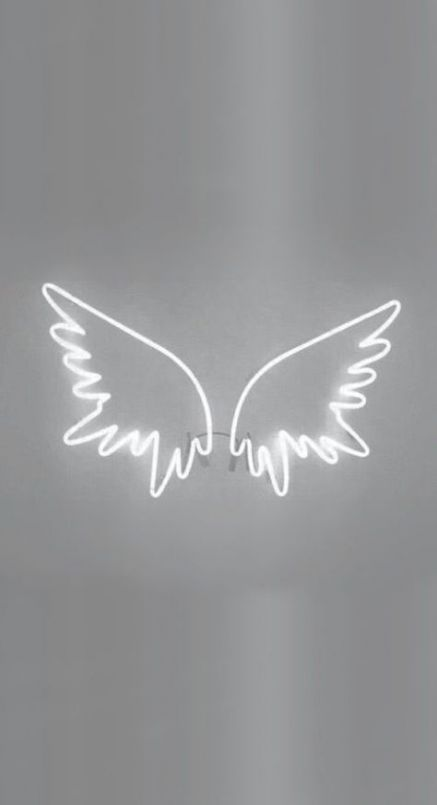
#> input picture dossier nsi hackaton/images/photohackathon.jpg, 437 x 805 px
$ python meniar1.py
#> lines starting #> are read from the running program, lines starting #| are printed output that depends on the picture

from PIL import Image

import urllib.request
img= Image.open("images/photohackathon.jpg").convert("RGB")
#> img is the input picture: PIL image 437x805 RGB; mean R, G, B 149.4, 150.1, 151.8

#print(img.size)
width,height = img.size
#> width = 437; height = 805
pixels= img.load()
#print(pixels[1,2])

for py in range(height):
    for px in range(width):
        r,g,b = img.getpixel((px,py))
        newr = r
        newg = 0
        newb = 0
        pixels[px,py] = (newr,newg,newb)
img.show()
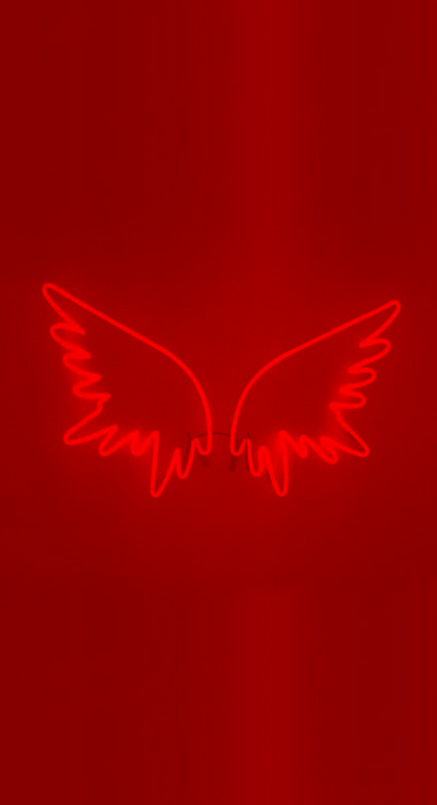
#> shown: PIL image 437x805 RGB; mean R, G, B 149.4, 0, 0
